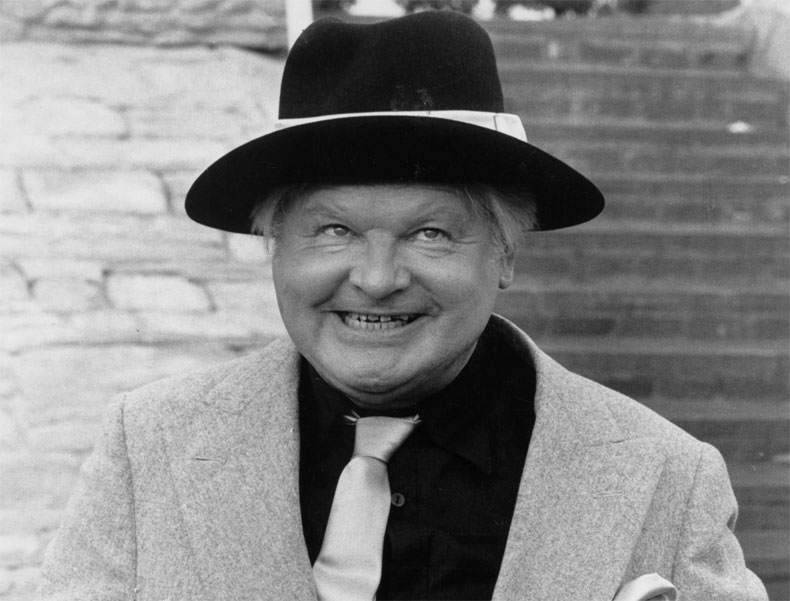
#> input picture image1.jpg, 790 x 601 px
$ jupyter execute --allow-errors face-swap-step-by-step.ipynb   (shell and % lines are left out)
#> lines starting #> are read from the running program, lines starting #| are printed output that depends on the picture
[View in Colaboratory](https://colab.research.google.com/github/nicolasmetallo/eameo-faceswap-generator/blob/master/face-swap-step-by-step.ipynb)

# Create simple memes in seconds with Python, Dlib, and OpenCV
---
- https://github.com/nicolasmetallo/eameo-faceswap-generator
- Inspired by the work of: https://github.com/spmallick/

## Install Dlib

[cell 1]
# install dlib (will take 10 or more minutes)

## Clone repository and cd into it

[cell 2]
# clone repo

[cell 3]
# cd into directory
cd eameo-faceswap-generator

## Set path to local images or URLs

[cell 4]
from_image = "image1.jpg" #@param {type:"string"}
to_image = "image2.jpg" #@param {type:"string"}
output_filename = "result.jpg" #@param {type:"string"}

## Helper functions

[cell 5]
from PIL import Image
import matplotlib.pyplot as plt
import requests
import io, re
import numpy as np

def find_url(string):
    """Find if a string contains an URL"""
    # findall() has been used
    # with valid conditions for urls in string
    url = re.findall('http[s]?://(?:[a-zA-Z]|[0-9]|[$-_@.&+]|[!*\(\), ]|(?:%[0-9a-fA-F][0-9a-fA-F]))+', string)
    if len(url) > 0:
      return True

def read_url_or_local_image(path, im_format = 'cv2'):
  """Convert URL to OpenCV/PIL Image"""
#> called with path = 'image1.jpg', im_format = 'pil'
  if find_url(path):
      r = requests.get(path)
      pil_im = Image.open(io.BytesIO(r.content))
  else:
      pil_im = Image.open(path)
#> pil_im is the input picture: PIL image 790x601 RGBA; mean R, G, B, A 131.2, 131.2, 131.2, 255

  if im_format is 'cv2':
    image = cv2.cvtColor(np.array(pil_im), cv2.COLOR_RGB2BGR)
    return image
  else:
    return pil_im

# Run code in one line and see the output

[cell 6]
#@title Run algorithm

print("Running algorithm...")
# !python faceswap.py image1.jpg image2.jpg result.jpg
get_ipython().system_raw('python faceswap.py {} {} {}'.format(from_image, to_image, output_filename))
print("Finished!")

[cell 7]
#@title Display input images and output

im1 = read_url_or_local_image(from_image, im_format = 'pil')
im2 = read_url_or_local_image(to_image, im_format = 'pil')
#> call 2 of read_url_or_local_image, with path = 'image2.jpg', im_format = 'pil'
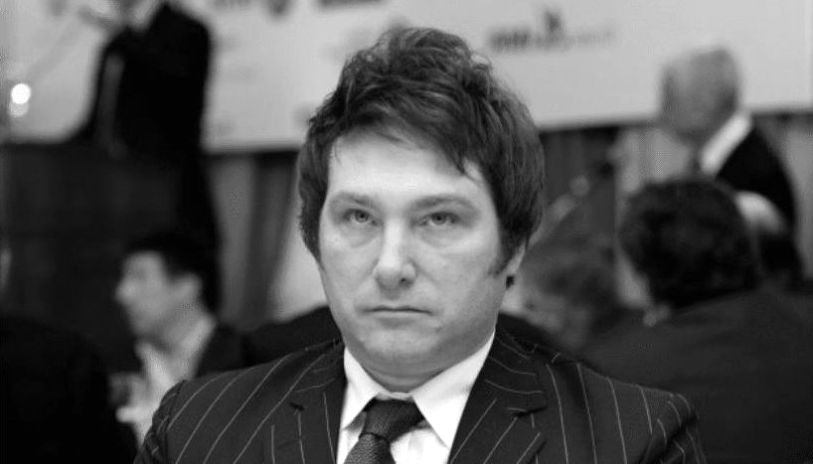
#> input picture image2.jpg, 813 x 464 px
#> in read_url_or_local_image, pil_im is the input picture: PIL image 813x464 RGB; min 0, max 255, mean 84.6

out = Image.open(output_filename)
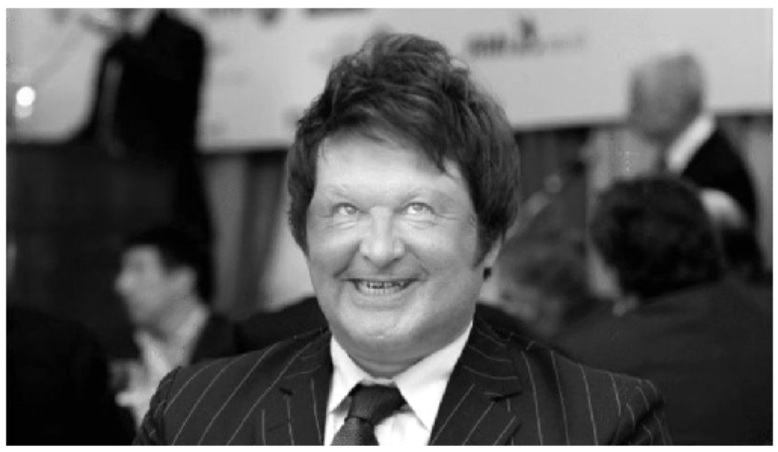
#> input picture result.jpg, 778 x 452 px
#> out is the input picture: PIL image 778x452 RGBA; mean R, G, B, A 92.6, 92.6, 92.6, 255

plt.figure(figsize = (20,10))
plt.subplot(131); plt.imshow(im1); plt.title('From image:'); plt.axis('off');
plt.subplot(132); plt.imshow(im2); plt.title('To image:'); plt.axis('off');
plt.subplot(133); plt.imshow(out); plt.title('Output:'); plt.axis('off');
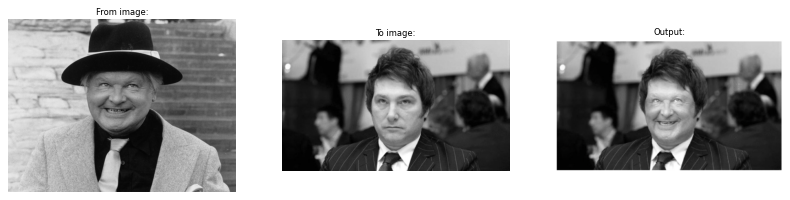
#> figure drawn by matplotlib, 3 panels

# Run code step-by-step

[cell 8]
# Import modules
import sys, cv2, dlib, time
import numpy as np
import faceBlendCommon as fbc
import matplotlib.pyplot as plt

[cell 9]
# Read images
img1 = read_url_or_local_image(from_image)
img2 = read_url_or_local_image(to_image)

im1Display = cv2.cvtColor(img1, cv2.COLOR_BGR2RGB)
im2Display = cv2.cvtColor(img2, cv2.COLOR_BGR2RGB)

img1Warped = np.copy(img2)

[cell 10]
# Display Images
plt.figure(figsize = (20,10))
plt.subplot(121); plt.imshow(im1Display); plt.axis('off');
plt.subplot(122); plt.imshow(im2Display); plt.axis('off');
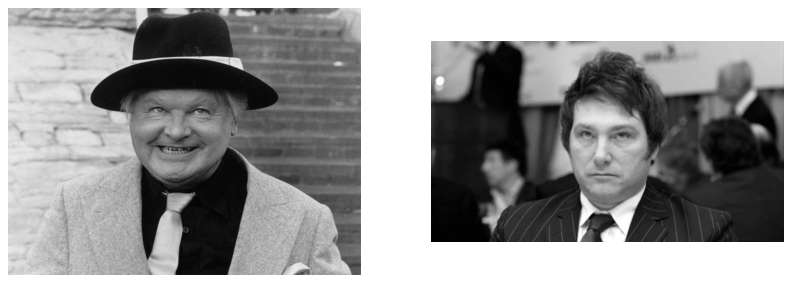
#> figure drawn by matplotlib, 2 panels

## Landmark Detector using Dlib

#> (a cell that did not finish here is left out)

### Display Landmarks

[cell 12]
imTemp = im2Display.copy()
#> (the rest of this cell did not finish here and is left out)

## Find convex hull

#> (a cell that did not finish here is left out)

## Display convex hull

[cell 14]
imTemp = im2Display.copy()
#> (the rest of this cell did not finish here and is left out)

## Calculate Mask

[cell 15]
# Calculate Mask for Seamless cloning
hull8U = []
#> (the rest of this cell did not finish here and is left out)

## Display Mask

#> (a cell that did not finish here is left out)

## Calculate Delaunay Triangles

[cell 17]
# Find Delaunay traingulation for convex hull points
sizeImg2 = img2.shape
#> sizeImg2 = (464, 813, 3)
rect = (0, 0, sizeImg2[1], sizeImg2[0])
#> rect = (0, 0, 813, 464)

#> (the rest of this cell did not finish here and is left out)

## Display Triangulation

[cell 18]
imTemp1 = im1Display.copy()
imTemp2 = im2Display.copy()

tris1 = []
tris2 = []
#> (the rest of this cell did not finish here and is left out)

[cell 19]
plt.figure(figsize = (20,10));
plt.subplot(121); plt.imshow(imTemp1); plt.axis('off');
plt.subplot(122); plt.imshow(imTemp2); plt.axis('off');

## Simple Alpha Blending

[cell 20]
# Apply affine transformation to Delaunay triangles
for i in range(0, len(tris1)):
    fbc.warpTriangle(img1, img1Warped, tris1[i], tris2[i])

plt.figure(figsize=(20,10));
plt.imshow(np.uint8(img1Warped)[:,:,::-1]); plt.axis('off');
